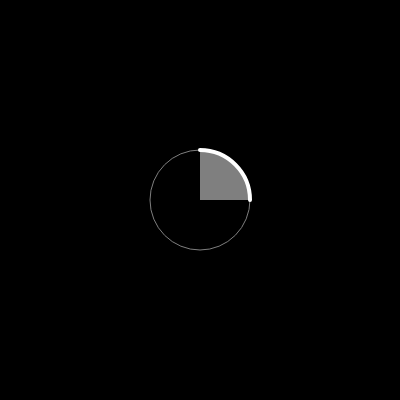
Frame 1 (no input)
Frame 60 (no input): identical to frame 1, image omitted
Frame 120 (the mouse pressed at the canvas centre since frame 60): identical to frame 1, image omitted

The p5.js sketch that drew this single still picture (run headless with seeded random() and noise() and a simulated clock; from frame 60 on, the mouse is pressed at the canvas centre):

// p5.js sketch
// ── sketch.js
function setup() {
  createCanvas(400,400);
}

function draw() {
  background(0);
  noFill();
  stroke(127);
  strokeWeight(1);
  ellipse(200, 200, 100, 100);
  
  fill(127);
  stroke(255);
  strokeWeight(4);
  arc(200, 200, 100, 100,-PI/2, 0);

  
}
